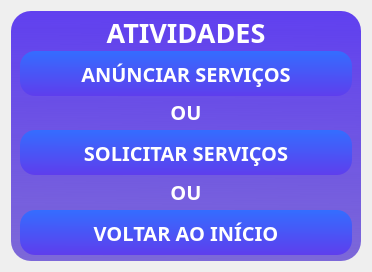
      <widget class="QWidget" name="pg_escolha">
       <layout class="QHBoxLayout" name="horizontalLayout_12">
        <item>
         <widget class="QFrame" name="frame_9">
          <property name="sizePolicy">
           <sizepolicy hsizetype="Fixed" vsizetype="Preferred">
            <horstretch>0</horstretch>
            <verstretch>0</verstretch>
           </sizepolicy>
          </property>
          <property name="minimumSize">
           <size>
            <width>350</width>
            <height>250</height>
           </size>
          </property>
          <property name="maximumSize">
           <size>
            <width>350</width>
            <height>250</height>
           </size>
          </property>
          <property name="styleSheet">
           <string notr="true">background-color: qlineargradient(spread:pad, x1:0.512, y1:0, x2:0.5, y2:0.994, stop:0 rgba(96, 64, 239, 255), stop:1 rgba(36, 0, 198, 144));
border-radius:20px;</string>
          </property>
          <property name="frameShape">
           <enum>QFrame::StyledPanel</enum>
          </property>
          <property name="frameShadow">
           <enum>QFrame::Raised</enum>
          </property>
          <layout class="QVBoxLayout" name="verticalLayout_7">
           <item>
            <widget class="QLabel" name="label_18">
             <property name="minimumSize">
              <size>
               <width>0</width>
               <height>25</height>
              </size>
             </property>
             <property name="maximumSize">
              <size>
               <width>16777215</width>
               <height>25</height>
              </size>
             </property>
             <property name="font">
              <font>
               <family>Agency FB</family>
               <pointsize>20</pointsize>
               <weight>75</weight>
               <bold>true</bold>
              </font>
             </property>
             <property name="styleSheet">
              <string notr="true">color: rgb(255, 255, 255);
background-color: qlineargradient(spread:pad, x1:0.574, y1:1, x2:0.557, y2:0, stop:0 rgba(26, 0, 189, 0), stop:1 rgba(53, 0, 151, 0));</string>
             </property>
             <property name="text">
              <string>ATIVIDADES</string>
             </property>
             <property name="alignment">
              <set>Qt::AlignCenter</set>
             </property>
            </widget>
           </item>
           <item>
            <widget class="QPushButton" name="btnAnunciar">
             <property name="minimumSize">
              <size>
               <width>0</width>
               <height>45</height>
              </size>
             </property>
             <property name="maximumSize">
              <size>
               <width>16777215</width>
               <height>45</height>
              </size>
             </property>
             <property name="font">
              <font>
               <family>Agency FB</family>
               <pointsize>15</pointsize>
               <weight>75</weight>
               <bold>true</bold>
              </font>
             </property>
             <property name="cursor">
              <cursorShape>PointingHandCursor</cursorShape>
             </property>
             <property name="styleSheet">
              <string notr="true">QPushButton{
background-color: qlineargradient(spread:pad, x1:0.512, y1:0, x2:0.5, y2:0.994, stop:0 rgba(52, 109, 255, 255), stop:1 rgba(94, 62, 237, 255));
color: rgb(255, 255, 255);
border-radius:15px;
;}
QPushButton:hover{
background-color: rgb(89, 161, 255);
}
</string>
             </property>
             <property name="text">
              <string>ANÚNCIAR SERVIÇOS</string>
             </property>
            </widget>
           </item>
           <item>
            <widget class="QLabel" name="label_21">
             <property name="minimumSize">
              <size>
               <width>0</width>
               <height>25</height>
              </size>
             </property>
             <property name="maximumSize">
              <size>
               <width>16777215</width>
               <height>25</height>
              </size>
             </property>
             <property name="font">
              <font>
               <family>Agency FB</family>
               <pointsize>15</pointsize>
               <weight>75</weight>
               <bold>true</bold>
              </font>
             </property>
             <property name="styleSheet">
              <string notr="true">color: rgb(255, 255, 255);
background-color: qlineargradient(spread:pad, x1:0.574, y1:1, x2:0.557, y2:0, stop:0 rgba(26, 0, 189, 0), stop:1 rgba(53, 0, 151, 0));</string>
             </property>
             <property name="text">
              <string>OU</string>
             </property>
             <property name="alignment">
              <set>Qt::AlignCenter</set>
             </property>
            </widget>
           </item>
           <item>
            <widget class="QPushButton" name="btnSolicitar">
             <property name="minimumSize">
              <size>
               <width>0</width>
               <height>45</height>
              </size>
             </property>
             <property name="maximumSize">
              <size>
               <width>16777215</width>
               <height>45</height>
              </size>
             </property>
             <property name="font">
              <font>
               <family>Agency FB</family>
               <pointsize>15</pointsize>
               <weight>75</weight>
               <bold>true</bold>
              </font>
             </property>
             <property name="cursor">
              <cursorShape>PointingHandCursor</cursorShape>
             </property>
             <property name="styleSheet">
              <string notr="true">QPushButton{
background-color: qlineargradient(spread:pad, x1:0.512, y1:0, x2:0.5, y2:0.994, stop:0 rgba(52, 109, 255, 255), stop:1 rgba(94, 62, 237, 255));
color: rgb(255, 255, 255);
border-radius:15px;
;}
QPushButton:hover{
background-color: rgb(89, 161, 255);
}
</string>
             </property>
             <property name="text">
              <string>SOLICITAR SERVIÇOS</string>
             </property>
            </widget>
           </item>
           <item>
            <widget class="QLabel" name="label_22">
             <property name="minimumSize">
              <size>
               <width>0</width>
               <height>25</height>
              </size>
             </property>
             <property name="maximumSize">
              <size>
               <width>16777215</width>
               <height>25</height>
              </size>
             </property>
             <property name="font">
              <font>
               <family>Agency FB</family>
               <pointsize>15</pointsize>
               <weight>75</weight>
               <bold>true</bold>
              </font>
             </property>
             <property name="styleSheet">
              <string notr="true">color: rgb(255, 255, 255);
background-color: qlineargradient(spread:pad, x1:0.574, y1:1, x2:0.557, y2:0, stop:0 rgba(26, 0, 189, 0), stop:1 rgba(53, 0, 151, 0));</string>
             </property>
             <property name="text">
              <string>OU</string>
             </property>
             <property name="alignment">
              <set>Qt::AlignCenter</set>
             </property>
            </widget>
           </item>
           <item>
            <widget class="QPushButton" name="btnVoltarInicio">
             <property name="minimumSize">
              <size>
               <width>0</width>
               <height>45</height>
              </size>
             </property>
             <property name="maximumSize">
              <size>
               <width>16777215</width>
               <height>45</height>
              </size>
             </property>
             <property name="font">
              <font>
               <family>Agency FB</family>
               <pointsize>15</pointsize>
               <weight>75</weight>
               <bold>true</bold>
              </font>
             </property>
             <property name="cursor">
              <cursorShape>PointingHandCursor</cursorShape>
             </property>
             <property name="styleSheet">
              <string notr="true">QPushButton{
background-color: qlineargradient(spread:pad, x1:0.512, y1:0, x2:0.5, y2:0.994, stop:0 rgba(52, 109, 255, 255), stop:1 rgba(94, 62, 237, 255));
color: rgb(255, 255, 255);
border-radius:15px;
;}
QPushButton:hover{
background-color: rgb(89, 161, 255);
}
</string>
             </property>
             <property name="text">
              <string>VOLTAR AO INÍCIO</string>
             </property>
            </widget>
           </item>
          </layout>
         </widget>
        </item>
       </layout>
      </widget>
